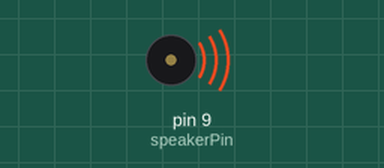
This sketch was run on a simulated Arduino Uno, built with avr-gcc and run on an emulated ATmega328P. Shown: buzzer (waves = sounding).

Above: at 0.7 s.
At 9.25 s:
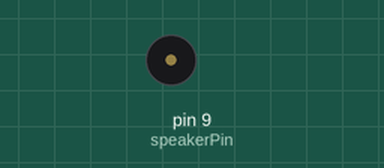
Timing chart, 0 to 10.0 s (numbered marks = the images above):
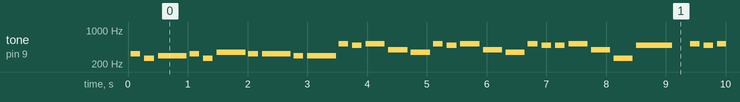

The sketch:

_1.ino
```cpp
/******************************************************************************
**                                                                           **
**                              Music player                                 **
**                                                                           **
**           c=DO, d=RE, e=MI, f=FA, g=SOL, a=LA, b=SI, C=DO' D=RE'          **
**                                                                           **
*******************************************************************************/
//******* Includes ************************************************************

//******* Variables ***********************************************************
// pin for speaker
const int speakerPin = 9;
int tempo = 150;

//Melody 1
//int length = 15; // the number of notes
//char notes[] = "ccggaagffeeddc "; // a space represents a rest
//int beats[] = { 1, 1, 1, 1, 1, 1, 2, 1, 1, 1, 1, 1, 1, 2, 4 }; // time notes

//Melody 2 himne del Barça
//int length = 21;
//char notes[] = "egC egC egCDCb abCabg";
//int beats[]={3, 2, 2, 1, 3, 2, 2, 1, 2, 1, 2, 2, 1, 3, 1, 2, 1, 1, 1, 1, 3, 1};

//La comunidad
//int length = 32;
//char notes[] = "cdegdecegaCbgefedcdegdecegagdedc";
//int beats[] = {1, 1, 1, 2, 1, 1, 3, 1, 1, 2, 1, 2, 1, 2, 1, 1, 2, 1, 1, 1, 2, 1, 1, 3, 1 ,1 ,2 ,1 ,2 ,1 ,3 ,3 };

//OH
int length = 46 ;
char notes[] = "ecdecfeeddCbCgfCbCgfCbbCgcb CbCgfCbCgfCbbCgcCb";
int beats[] = { 1 , 1 , 3 ,1 , 1 , 3 , 1 , 3 , 1 , 3 ,   1  , 1 , 2  , 2 , 2 , 1 , 1 , 2 , 2 , 2 , 1 , 1 , 1 , 2 , 2 , 2 , 4 ,1  ,1  , 1 , 2  , 2 , 2 , 1 , 1 , 2 , 2 , 2 , 1 , 1 , 1 , 2 , 2 , 2 , 3 , 3  };

//Melody 3 jingle bells
//int length = 51;
//char notes[] = "eeeeeeegcdefffffeeeeeddedgeeeeeeegcdefffffeeeeggfdc";
//int beats[] = { 2, 2, 4, 2, 2, 4, 2, 2, 3, 1, 8, 2, 2, 3, 1, 2, 2, 2, 1, 1, 2, 2, 2, 2, 4, 4, 2, 2, 4, 2, 2, 4, 2, 2, 3, 1, 8, 2, 2, 2, 2, 2, 2, 2, 1, 1, 2, 2, 2, 2, 8 };

//Melody 4 oh! sussana
//int length = 56;
//char notes[] = "cdeggagecdeedcdcdeggagecdeeddc ffaaaggecdcdeggagecdeeddc";
//int beats [] = {1, 1, 2, 2, 3, 1, 2, 2, 3, 1, 2, 2, 2, 2, 6, 1, 1, 2, 2, 3, 1, 2, 2, 3, 1, 2, 2, 2, 2, 6, 2, 4, 4, 2, 4, 2, 2, 2, 2, 2, 6, 1, 1, 2, 2, 3, 1, 2, 2, 3, 1, 2, 2, 2, 6 };

//****** Setup ****************************************************************
void setup() {
  // make the pin output
  pinMode(speakerPin, OUTPUT);
}

//***** Loop *****************************************************************
void loop() {
    for (int i = 0; i < length; i++) {
    if (notes[i] == ' ') {
      delay(beats[i] * tempo);
    } else {
      playNote(notes[i], beats[i] * tempo);
    }
    // pause between notes
    delay(tempo / 2);
  }
}
//****** Funcions *************************************************************
void playTone(int tone, int duration) {
  for (long i = 0; i < duration * 1000L; i += tone * 2) {
    digitalWrite(speakerPin, HIGH);
    delayMicroseconds(tone);
    digitalWrite(speakerPin, LOW);
    delayMicroseconds(tone);
  }
}

void playNote(char note, int duration) {
  char names[] = { 'c', 'd', 'e', 'f', 'g', 'a', 'b', 'C' , 'D'};
  int tones[] = { 1915, 1700, 1519, 1432, 1275, 1136, 1014, 956, 840};

  // play the tone corresponding to the note name
  for (int i = 0; i < 9; i++) {
    if (names[i] == note) {
      playTone(tones[i], duration);
    }
  }
}
```

Measured:
- by itself, tone on pin 9 (speakerPin): plays 328 Hz for 0.16 s, 260 Hz for 0.16 s, 293 Hz for 0.48 s, 328 Hz for 0.16 s, 260 Hz for 0.16 s, 348 Hz for 0.48 s … (381 notes in this stretch)
